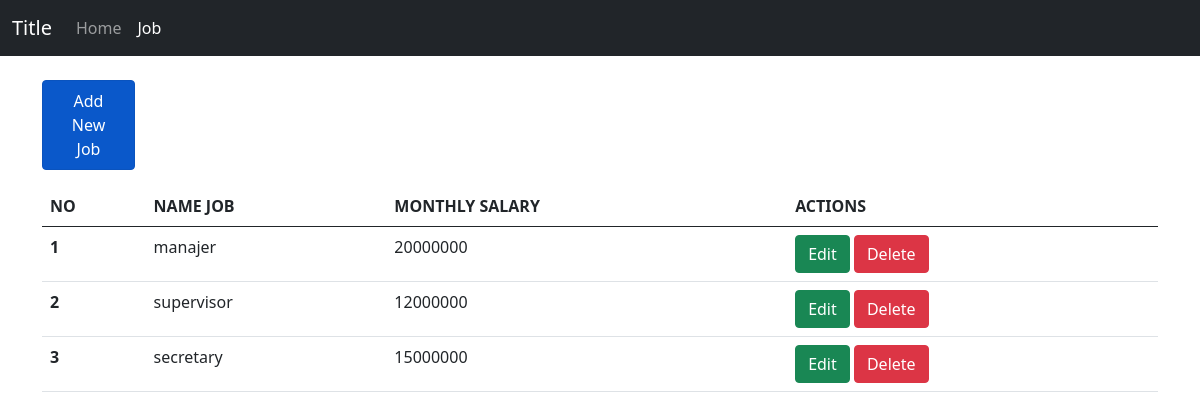
Page /tp_mvc/index.php?job on the committed database.
### tables this page shows
CREATE TABLE `job` (
  `id_job` int(11) NOT NULL,
  `name_job` varchar(255) NOT NULL,
  `salary` int(11) NOT NULL
);

### tp_mvc/controllers/Job.controller.php (called while the page is built, shortened)
<?php
include_once("views/Job.view.php");
class JobController {
  private $job;
  function __construct(){
    $this->job = new Job(Conf::$db_host, Conf::$db_user, Conf::$db_pass, Conf::$db_name);
  }
  public function index() {
    $this->job->open();
    $this->job->read();
    $data = array();
    while($row = $this->job->getResult()){
      array_push($data, $row);
    }
    $view = new JobView();
    $view->render($data);
  }
}

### tp_mvc/models/DB.class.php (called while the page is built, shortened)
<?php
class DB
{
    var $db_host = "";
    var $db_user = "";
    var $db_pass = "";
    var $db_name = "";
    var $db_link = "";
    function __construct($db_host, $db_user, $db_pass, $db_name)
    {
        $this->db_host = $db_host;
        $this->db_user = $db_user;
        $this->db_pass = $db_pass;
        $this->db_name = $db_name;
    }
    function open()
    {
        $this->db_link = mysqli_connect($this->db_host, $this->db_user, $this->db_pass, $this->db_name);
    }
    function execute($query)
    {
        $this->result = mysqli_query($this->db_link, $query);
        return $this->result;
    }
}
?>

### tp_mvc/models/Job.class.php (called while the page is built, shortened)
<?php
class Job extends DB
{
    function read()
    {
        $query = "SELECT * FROM job";
        return $this->execute($query);
    }
}

### tp_mvc/views/Job.view.php (the view, shortened to what this page needs)
<?php
    class JobView{
        public function render($data)
        {
            $dataJob = null;
            $no = 1;
            foreach($data as $row) {
                $dataJob .= "
                    <tr>
                    <th>" . $no . "</th>
                    <td>" . $row['name_job'] . "</td>
                    <td>" . $row['salary'] . "</td>
                    <td>
                        <a class='btn btn-success' href='index.php?id_editJob=" . $row['id_job'] . "'>Edit</a>
                        <a class='btn btn-danger' href='index.php?id_hapusJob=" . $row['id_job'] . "'>Delete</a>
                    </td>
                    </tr>
                ";
                $no++;
            }
        }
    }
?>

### rows in the picture
job: name_job "manajer", salary "20000000"
job: name_job "supervisor", salary "12000000"
job: name_job "secretary", salary "15000000"

### other values in the picture
$this->content "Title Home Job Add New Job NO NAME JOB MONTHLY SALARY ACTIONS"
